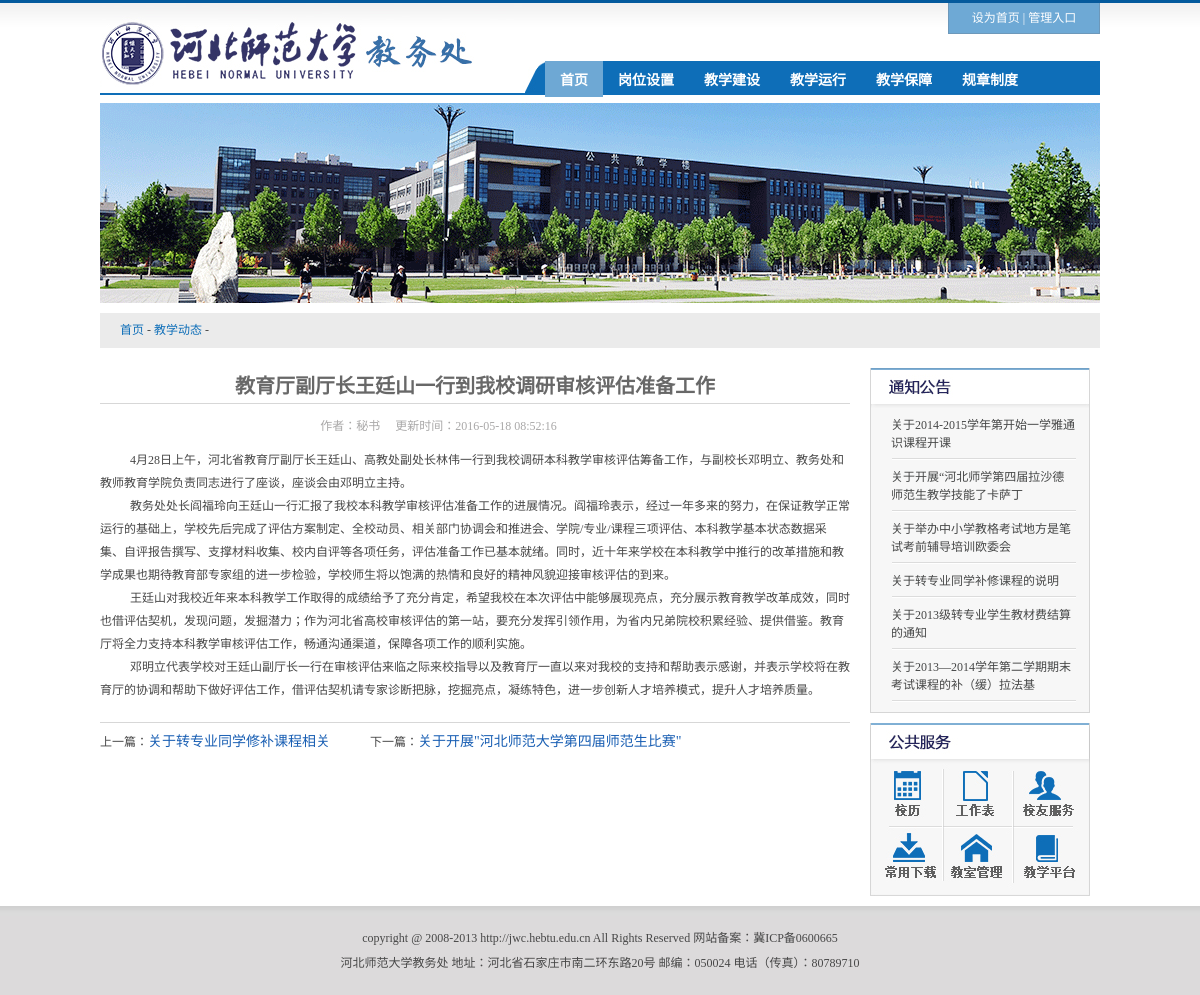
/Demo2-12/Demo2-12-1/content.php?id=2, run on the app's committed database.
### tables this page shows
CREATE TABLE `news_news` (
  `id` int(11) NOT NULL,
  `catid` int(11) DEFAULT NULL,
  `title` varchar(255) DEFAULT NULL,
  `content` text,
  `inserttime` datetime DEFAULT NULL,
  `updatetime` datetime DEFAULT NULL,
  `author` varchar(20) DEFAULT NULL,
  PRIMARY KEY (`id`)
);

### Demo2-12/Demo2-12-1/content.php (the view, shortened to what this page needs)
<?php
include "lib/dbConnect.php";
$id = isset($_GET['id']) ? intval($_GET['id']) : '';
$sql = "SELECT * FROM news_news WHERE id=:id";
$stmt = $pdo->prepare($sql);
$stmt->bindParam(":id", $id);
$stmt->execute();
$news = $stmt->fetch();
?>
<!DOCTYPE html PUBLIC "-//W3C//DTD XHTML 1.0 Transitional//EN" "http://www.w3.org/TR/xhtml1/DTD/xhtml1-transitional.dtd">
<html xmlns="http://www.w3.org/1999/xhtml">
<head>
<link href="css/index.css" rel="stylesheet" type="text/css" />
</head>
<body>
<div class="mybody nb">
    	<div class="top">
          <div class="topright">
        	<div class="quick"><a href="#">设为首页</a>&nbsp;|&nbsp;<a href="#">管理入口</a></div>
           <div id="nav">
           	<li class="bc"><a href="">首页</a>
           </li>
            	<li><a href="">岗位设置</a>
 			</li>
            	<li><a href="">教学建设</a>
 			</li>
            	<li><a href="">教学运行</a>
 			</li>
            <li><a href="">教学保障</a>
 			</li>
            <li><a href="">规章制度</a>
 			</li>
            </div>
          </div>
      </div>
      <div class="banner"><img src="images/banner.gif" width="1000" height="200" /></div>
       <div class="bread"><a href="#">首页</a> - <a href="#">教学动态</a> - </div>
      <div class="conleft">
      <h1><?php echo $news['title'];?></h1>
        <h2>作者：<?php echo $news['author'] ?>&nbsp;&nbsp;&nbsp;&nbsp;     更新时间：<?php echo $news['inserttime']; ?></h2>
            <ul>
            	<?php echo $news['content'];?>
    </ul>
           <div class="next"><span class="font_next">上一篇：</span><a href="#">关于转专业同学修补课程相关</a><span class="font_next">下一篇：</span><a href="#">关于开展"河北师范大学第四届师范生比赛"</a></div>
      </div>
  <div class="conright">
      	<div class="conxsfw" >
        	<h1><img src="images/listtzgg.gif" width="218" height="40" /></h1>
       	  <ul >
           	<li><a href="#" >关于2014-2015学年第开始一学雅通识课程开课</a></li>
<li><a href="#" >关于开展“河北师学第四届拉沙德师范生教学技能了卡萨丁  </a></li>
<li><a href="#" >关于举办中小学教格考试地方是笔试考前辅导培训欧委会</a></li>
<li><a href="#" >关于转专业同学补修课程的说明</a></li>
<li><a href="#" >关于2013级转专业学生教材费结算的通知</a></li>
<li><a href="#" >关于2013—2014学年第二学期期末考试课程的补（缓）拉法基</a></li>  </ul>
        </div>
  <img src="images/var.gif" width="220" height="173" usemap="#Map" border="0" />
  </div>
    </div>
    <div class="bottom">
    	<div class="copy">
    	  <p>copyright @ 2008-2013 http://jwc.hebtu.edu.cn All Rights Reserved         网站备案：冀ICP备0600665
   	      </p>
    	  <p>河北师范大学教务处         地址：河北省石家庄市南二环东路20号        邮编：050024       电话（传真）：80789710 </p>
      </div>
    </div>
</body>
</html>

### Demo2-12/Demo2-12-1/css/index.css (style rules this page uses)
* { margin:0px; padding:0px; border:0px; list-style:none; }
body { font-size:12px; background:url(../images/top.gif) repeat-x; color:#474747; }
.mybody { width:1000px; overflow:hidden; margin:auto; border-bottom:2px solid #0e6eb8; }
a { color:#464747; text-decoration:none; }
.top { height:93px; border-bottom:2px solid #0e6eb8; background:url(../images/logo.gif) top left no-repeat; }
.topright { float:right; }
.quick { width:150px; height:30px; border-left:1px solid #6d98ba; border-right:1px solid #6d98ba; border-bottom:1px solid #6d98ba; background-color:#6ea9d5; margin-top:3px; color:#fff; text-align:center; line-height:30px; vertical-align:middle; float:right }
.quick a { color:#fff; text-decoration:none }
#nav { text-align:center; background:url(../images/menu.gif) no-repeat; height:35px; width:555px; margin-top:61px; padding-left:20px; *margin-left:425px; }
#nav a { color:#fff; display:block; padding:8px 15px; text-decoration:none; font-family:"微软雅黑"; font-size:14px; *padding:7px 15px }
#nav li { float: left; font-weight:bold; }
.bc { background-color:#6ea8d4 }
.banner { margin-top:8px }
.bottom { height:69px; background:url(../images/bottom.gif) repeat-x; margin-top:10px; padding-top:20px }
.copy { margin:auto; text-align:center; line-height:25px; }
.bread { height:35px; background-color:#ebebeb; margin-top:10px; padding-left:20px; line-height:35px; vertical-align:middle }
.bread a { color:#0e6eb8 }
.nb { border:0px }
.conleft { width:750px; margin-right:20px; margin-bottom:20px; float:left; line-height:25px; }
.conleft h1 { width:750px; background:url(../images/line1.gif) bottom repeat-x; color:#686868; font-size:20px; text-align:center; font-family:"微软雅黑"; font-weight:bold; line-height:36px; margin-top:20px; }
.conleft h2 { width:677px; color:#a9a8a8; font-size:12px; text-align:center; height:25px; margin-top:10px; font-weight:normal }
.conleft ul { margin:10px 0; line-height:23px; }
.conleft p { text-indent:30px; }
.next { height:40px; background:url(../images/line1.gif) top repeat-x; margin-top:20px; line-height:40px; vertical-align:middle; font-size:12px; }
.next a { margin-right:40px; color:#185eb3; font-size:14px; }
.conright { width:220px; float:left; margin-top:20px }
.conxsfw { float:Left; border-left:1px solid #d6d6d6; border-right:1px solid #d6d6d6; border-bottom:1px solid #d6d6d6; background-color:#f7f7f7; margin-right:8px; padding-bottom:10px; width:218px; margin-bottom:10px }
.conxsfw ul { margin-left:20px; width:185px; padding-right:20px; }
.conxsfw ul li { background:url(../images/lines.gif) bottom no-repeat; line-height:18px; font-weight:normal; padding:8px 0; height:auto; }

### data on the page
news_news: title "教育厅副厅长王廷山一行到我校调研审核评估准备工作", author "秘书", inserttime "2016-05-18 08:52:16", content "4月28日上午，河北省教育厅副厅长王廷山、高教处副处长林伟一行到我校调研本科教学审核评估筹备工作，与副校长邓明立、教务处和教师教育学院负责同志进行了座谈，座谈会由邓明立主持。 教务处处长阎福玲向王廷山一行汇报了我校本科教学审核评估准备工作的进展情况。阎福玲表示，经过一年多来的努力，在保证教学正常运行的基础上，学校先后完成了评估方案制定、全校动员、相关部门协调会和推进会、学院/专业/课程三项评估、本科教学基本状态数据采集、自评报告撰写、支撑材料收集、校内自评等各项任务，评估准备工作已基本就绪。同时，近十年来学校在本科教学中推行的改革措施和教学成果也期待教育部专家组的进一步检验，学校师生将以饱满的热情和良好的精神风貌迎接审核评估的到来。 王廷山对我校近年来本科教学工作取得的成绩给予了充分肯定，希望我校在本次评估中能够展现亮点，充分展示教育教学改革成效，同时也借评估契机，发现问题，发掘潜力；作为河北省高校审核评估的第一站，要充分发挥引领作用，为省内兄弟院校积累经验、提供借鉴。教育厅将全力支持本科教学审核评估工作，畅通沟通渠道，保障各项工作的顺利实施。 邓明立代表学校对王廷山副厅长一行在审核评估来临之际来校指导以及教育厅一直以来对我校的支持和帮助表示感谢，并表示学校将在教育厅的协调和帮助下做好评估工作，借评估契机请专家诊断把脉，挖掘亮点，凝练特色，进一步创新人才培养模式，提升人才培养质量。"
